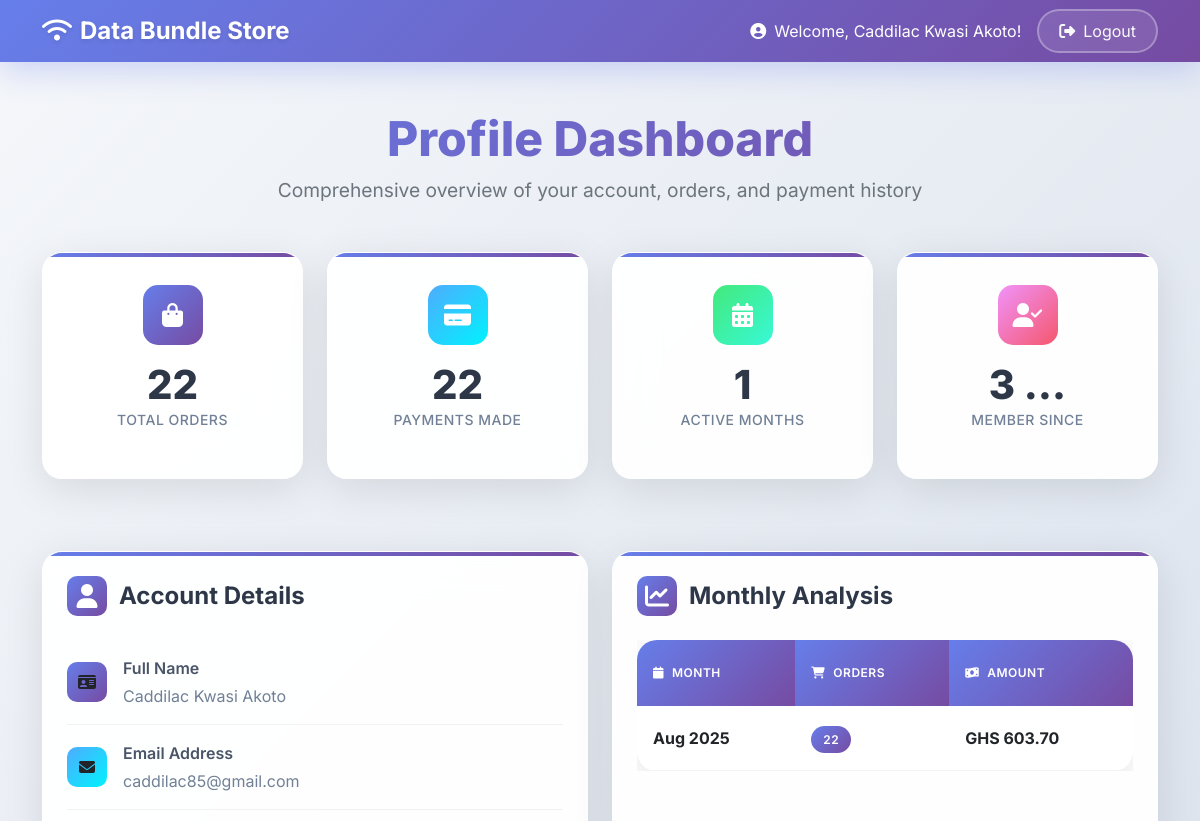
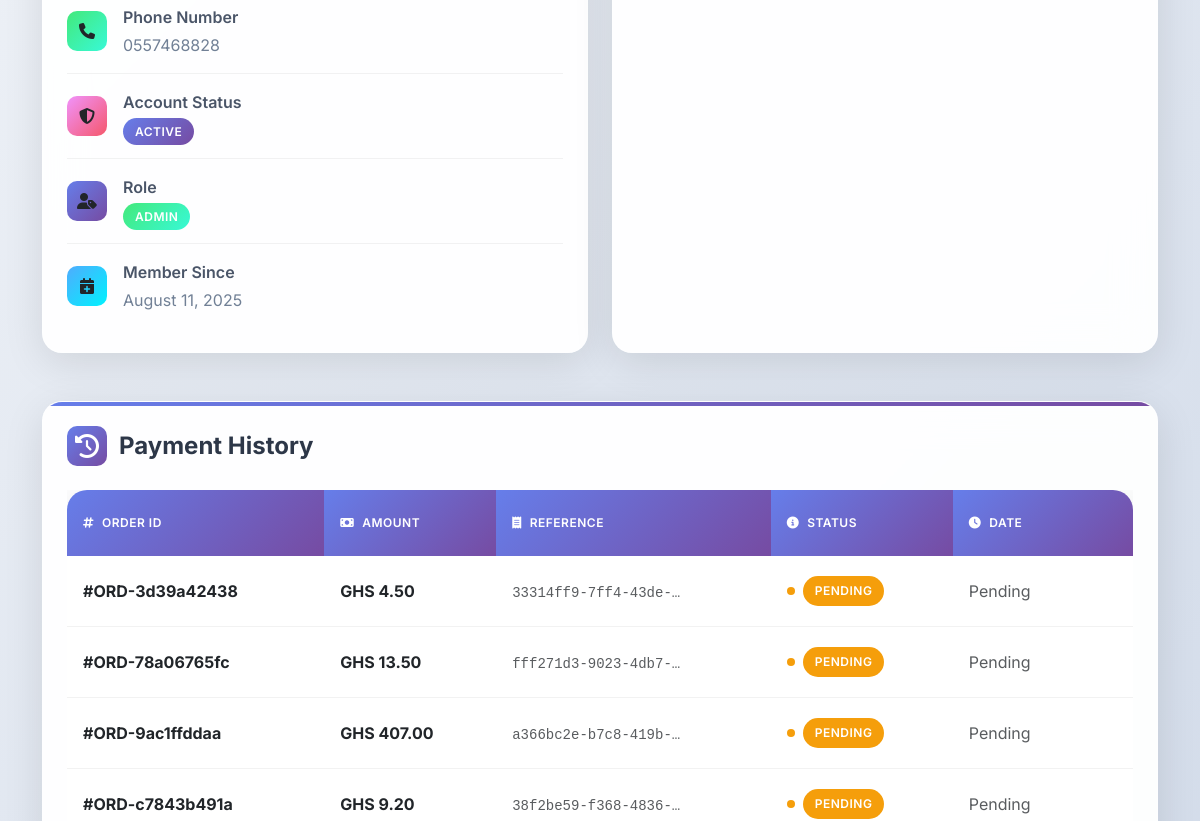
The page /users/profile/ (signed in, upper part) on the database as committed earlier (2 pictures, top to bottom).
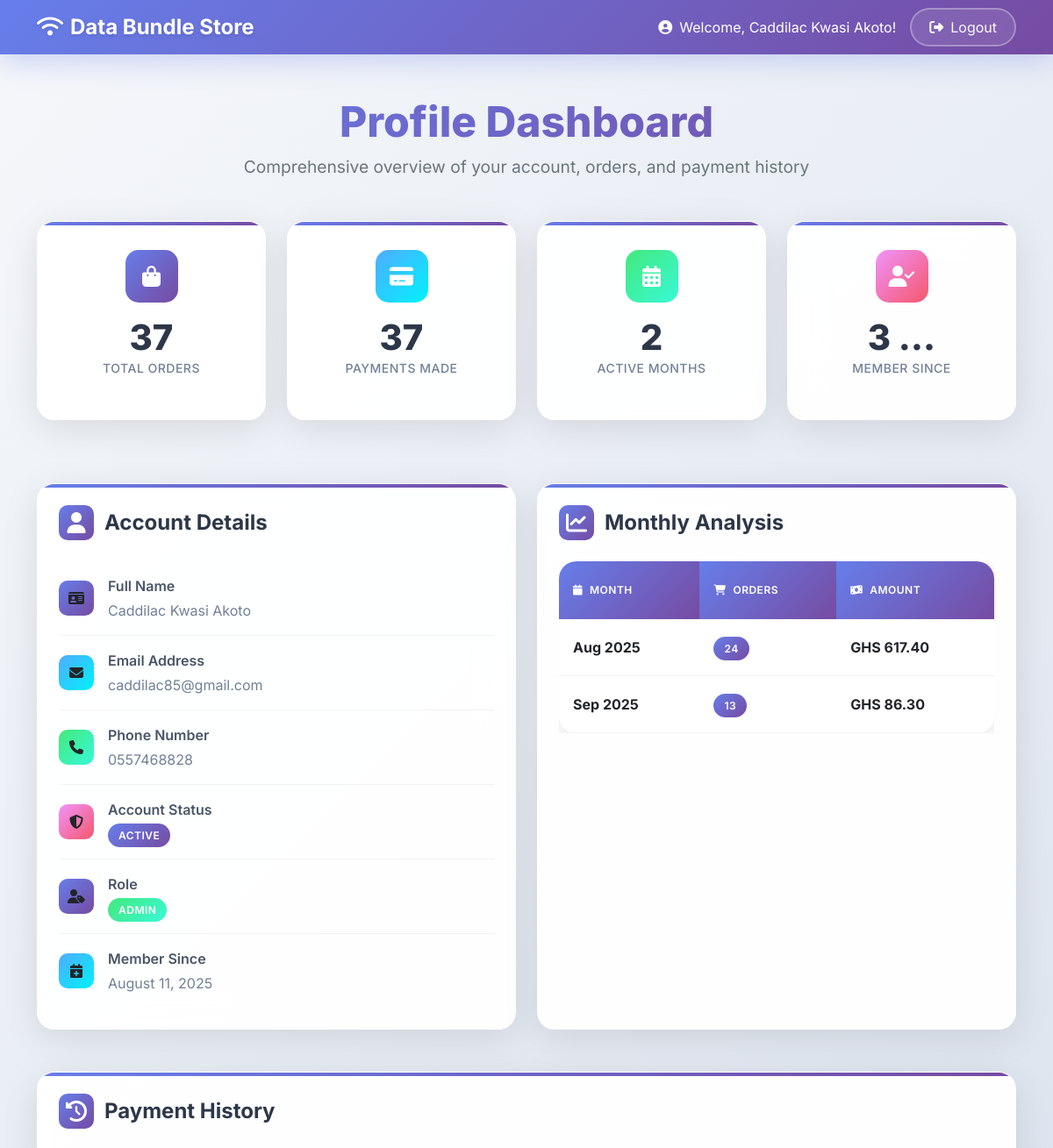
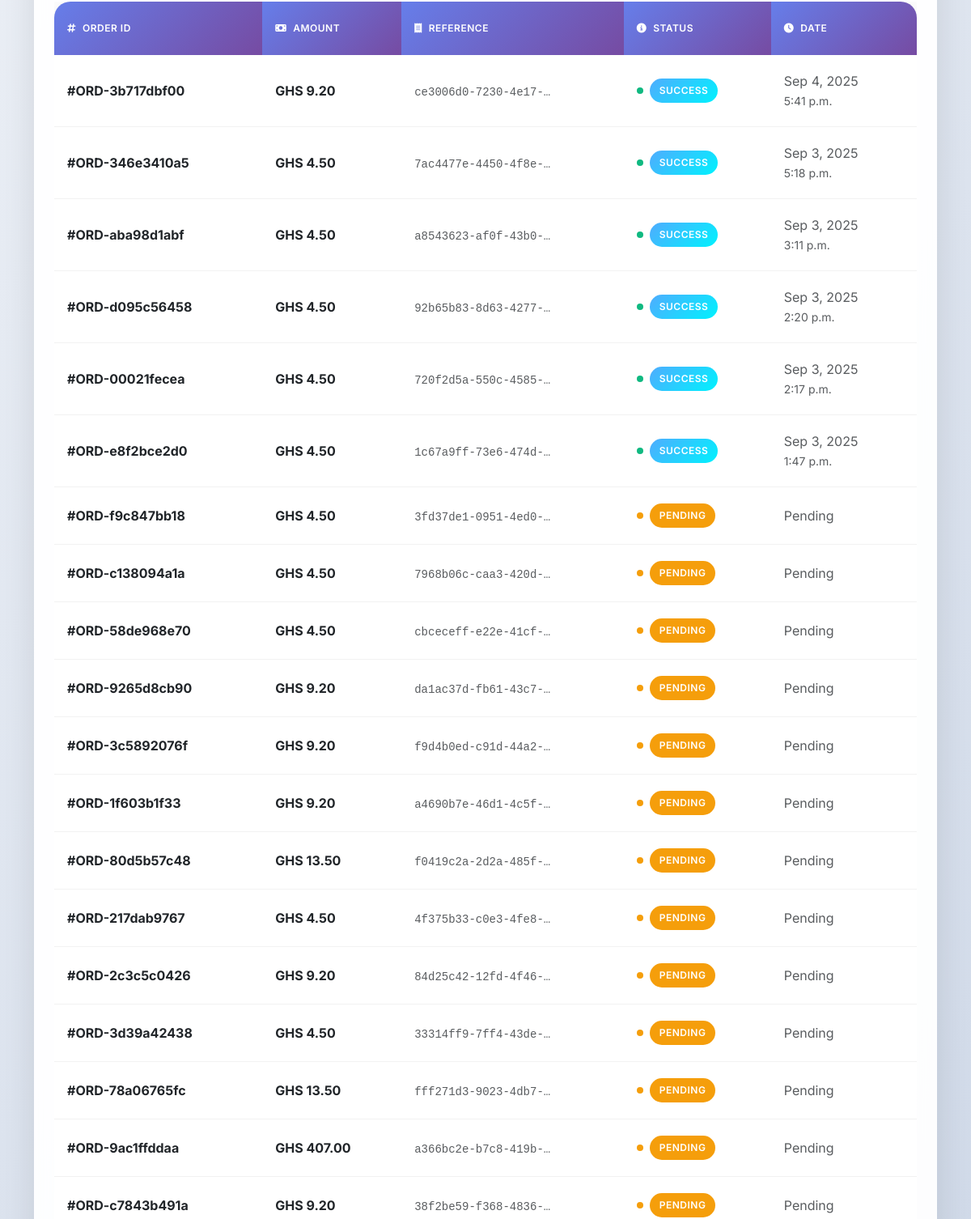
The same page on the database as committed later (2 pictures, top to bottom).
### authentication/models.py (models this page shows, shortened)
class Payment(models.Model):
    id = models.CharField(primary_key=True, unique=True, max_length=20, default=generate_payment_id, editable=False)
    PAYMENT_STATUS = [
        ('pending', 'Pending'),
        ('success', 'Success'),
        ('failed', 'Failed'),
        ('refunded', 'Refunded'),
        ('cancelled', 'Cancelled'),
    ]
    order = models.OneToOneField(DataBundleOrder, on_delete=models.PROTECT, related_name="payment")
    amount = models.DecimalField(max_digits=10, decimal_places=2)
    reference = models.CharField(max_length=100, unique=True)
    status = models.CharField(max_length=20, choices=PAYMENT_STATUS, default='pending')
    paid_at = models.DateTimeField(blank=True, null=True)
    ip_address = models.GenericIPAddressField(null=True, blank=True)
    user_agent = models.TextField(blank=True,null=True)
    created_at = models.DateTimeField(auto_now_add=True)
    updated_at = models.DateTimeField(auto_now=True)
    class Meta:
        indexes = [
            models.Index(fields=['reference']),
            models.Index(fields=['status']),
            models.Index(fields=['created_at']),
        ]

class DataBundleOrder(models.Model):
    id = models.CharField(primary_key=True,unique=True, max_length=20, default=generate_order_id, editable=False)
    STATUS_CHOICES = [
        ('pending', 'Pending'),
        ('processing', 'Processing'),
        ('completed', 'Completed'),
        ('failed', 'Failed'),
        ('cancelled', 'Cancelled'),
    ]
    user = models.ForeignKey(settings.AUTH_USER_MODEL, on_delete=models.PROTECT)
    telco = models.ForeignKey(Telco, on_delete=models.PROTECT)
    bundle = models.ForeignKey(Bundle, on_delete=models.PROTECT)
    phone_number = models.CharField(max_length=15)
    status = models.CharField(max_length=20, choices=STATUS_CHOICES, default='pending')
    provider_order_id = models.CharField(max_length=100, blank=True, null=True)
    provider_status = models.CharField(max_length=20, blank=True, null=True)
    ip_address = models.GenericIPAddressField(null=True, blank=True)
    user_agent = models.TextField(blank=True)
    created_at = models.DateTimeField(auto_now_add=True)
    updated_at = models.DateTimeField(auto_now=True)
    class Meta:
        ordering = ['-created_at']
        indexes = [
            models.Index(fields=['user', 'status']),
            models.Index(fields=['status', 'created_at']),
            models.Index(fields=['phone_number']),
        ]

### authentication/views.py (the view)
# urls.py: path('users/profile/', UserProfileView.as_view(), name='user_profile'),
class UserProfileView(LoginRequiredMixin, View):
    def get(self, request):
        user = request.user
        user_orders = DataBundleOrder.objects.filter(user=user).order_by('-created_at')
        user_payments = Payment.objects.filter(order__user=user).order_by('-created_at')
        monthly_orders = user_orders.annotate(
            month=TruncMonth('created_at')
        ).values('month').annotate(
            count=Count('id'),
            total_price=Sum('bundle__price')
        ).order_by('month')
        user_role = user.get_role_display()
        account_status = user.get_account_status_display()
        context = {
            'user': user,
            'account_status': account_status,
            'user_role': user_role,
            'user_orders': user_orders,
            'monthly_orders': monthly_orders,
            'user_payments': user_payments,
        }
        return render(request, 'authentication/profiles/user_profile.html', context)

### templates/authentication/profiles/user_profile.html (shortened to what the changed rows need)
<!DOCTYPE html>
<html lang="en">
<head>
    <link href="https://cdn.jsdelivr.net/npm/bootstrap@5.3.0/dist/css/bootstrap.min.css" rel="stylesheet">
    <link href="https://cdnjs.cloudflare.com/ajax/libs/font-awesome/6.4.0/css/all.min.css" rel="stylesheet">
</head>
<body>
<div class="container mt-4">
    <div class="dashboard-header animate-fade-in">
        <h1 class="dashboard-title">Profile Dashboard</h1>
    </div>
    <div class="row mb-5">
        <div class="col-md-3 col-sm-6 mb-4">
            <div class="modern-card stat-card animate-fade-in">
                <div class="card-icon icon-primary mx-auto">
                    <i class="fas fa-shopping-bag"></i>
                </div>
                <h3 class="stat-number">{{ user_orders.count }}</h3>
                <p class="stat-label">Total Orders</p>
            </div>
        </div>
        <div class="col-md-3 col-sm-6 mb-4">
            <div class="modern-card stat-card animate-fade-in" style="animation-delay: 0.1s">
                <div class="card-icon icon-success mx-auto">
                    <i class="fas fa-credit-card"></i>
                </div>
                <h3 class="stat-number">{{ user_payments.count }}</h3>
                <p class="stat-label">Payments Made</p>
            </div>
        </div>
        <div class="col-md-3 col-sm-6 mb-4">
            <div class="modern-card stat-card animate-fade-in" style="animation-delay: 0.2s">
                <div class="card-icon icon-warning mx-auto">
                    <i class="fas fa-calendar-alt"></i>
                </div>
                <h3 class="stat-number">{{ monthly_orders.count }}</h3>
                <p class="stat-label">Active Months</p>
            </div>
        </div>
    </div>
    <div class="row">
        <div class="col-lg-6 mb-4">
            <div class="modern-card h-100 animate-fade-in" style="animation-delay: 0.5s">
                <div class="card-body p-4">
                    {% if monthly_orders %}
                        <div class="table-responsive">
                            <table class="table table-hover modern-table mb-0">
                                <thead>
                                    <tr>
                                        <th><i class="fas fa-calendar me-2"></i>Month</th>
                                        <th><i class="fas fa-shopping-cart me-2"></i>Orders</th>
                                        <th><i class="fas fa-money-bill-wave me-2"></i>Amount</th>
                                    </tr>
                                </thead>
                                <tbody>
                                    {% for month_data in monthly_orders %}
                                        <tr>
                                            <td>
                                                <strong>{{ month_data.month|date:"M Y" }}</strong>
                                            </td>
                                            <td>
                                                <span class="modern-badge badge-primary">{{ month_data.count }}</span>
                                            </td>
                                            <td>
                                                <strong>GHS {{ month_data.total_price|floatformat:2 }}</strong>
                                            </td>
                                        </tr>
                                    {% endfor %}
                                </tbody>
                            </table>
                        </div>
                    {% endif %}
                </div>
            </div>
        </div>
    </div>
    <div class="row mt-4">
        <div class="col-12">
            <div class="modern-card animate-fade-in" style="animation-delay: 0.6s">
                <div class="card-body p-4">
                    {% if user_payments %}
                        <div class="table-responsive">
                            <table class="table table-hover modern-table mb-0">
                                <thead>
                                    <tr>
                                        <th><i class="fas fa-hashtag me-2"></i>Order ID</th>
                                        <th><i class="fas fa-money-bill me-2"></i>Amount</th>
                                        <th><i class="fas fa-receipt me-2"></i>Reference</th>
                                        <th><i class="fas fa-info-circle me-2"></i>Status</th>
                                        <th><i class="fas fa-clock me-2"></i>Date</th>
                                    </tr>
                                </thead>
                                <tbody>
                                    {% for payment in user_payments %}
                                    <tr>
                                        <td>
                                            <strong>#{{ payment.order.id }}</strong>
                                        </td>
                                        <td>
                                            <strong>GHS {{ payment.amount|floatformat:2 }}</strong>
                                        </td>
                                        <td>
                                            <code class="text-muted">{{ payment.reference|truncatechars:20 }}</code>
                                        </td>
                                        <td>
                                            {% if payment.status == 'success' %}
                                                <div class="status-indicator status-success">
                                                    <div class="status-dot"></div>
                                                    <span class="modern-badge badge-success">{{ payment.get_status_display }}</span>
                                                </div>
                                            {% elif payment.status == 'failed' %}
                                                <div class="status-indicator status-danger">
                                                    <div class="status-dot"></div>
                                                    <span class="modern-badge" style="background: #ef4444; color: white;">{{ payment.get_status_display }}</span>
                                                </div>
                                            {% else %}
                                                <div class="status-indicator status-warning">
                                                    <div class="status-dot"></div>
                                                    <span class="modern-badge" style="background: #f59e0b; color: white;">{{ payment.get_status_display }}</span>
                                                </div>
                                            {% endif %}
                                        </td>
                                        <td>
                                            <span class="text-muted">{{ payment.paid_at|date:"M j, Y"|default:"Pending" }}</span>
                                            {% if payment.paid_at %}
                                                <br><small class="text-muted">{{ payment.paid_at|date:"P" }}</small>
                                            {% endif %}
                                        </td>
                                    </tr>
                                    {% endfor %}
                                </tbody>
                            </table>
                        </div>
                    {% endif %}
                </div>
            </div>
        </div>
    </div>
</div>
</body>
</html>

Rows that differ between the two databases and show on the page:
added Payment: order.id "ORD-3b717dbf00", amount "9.20", reference "ce3006d0-7230-4e17-…", status "SUCCESS", paid_at "Sep 4, 2025", paid_at "5:41 p.m."
added Payment: order.id "ORD-346e3410a5", amount "4.50", reference "7ac4477e-4450-4f8e-…", status "SUCCESS", paid_at "Sep 3, 2025", paid_at "5:18 p.m."
added Payment: order.id "ORD-aba98d1abf", amount "4.50", reference "a8543623-af0f-43b0-…", status "SUCCESS", paid_at "Sep 3, 2025", paid_at "3:11 p.m."
added Payment: order.id "ORD-d095c56458", amount "4.50", reference "92b65b83-8d63-4277-…", status "SUCCESS", paid_at "Sep 3, 2025", paid_at "2:20 p.m."
added Payment: order.id "ORD-00021fecea", amount "4.50", reference "720f2d5a-550c-4585-…", status "SUCCESS", paid_at "Sep 3, 2025", paid_at "2:17 p.m."
added Payment: order.id "ORD-e8f2bce2d0", amount "4.50", reference "1c67a9ff-73e6-474d-…", status "SUCCESS", paid_at "Sep 3, 2025", paid_at "1:47 p.m."
added Payment: order.id "ORD-f9c847bb18", amount "4.50", reference "3fd37de1-0951-4ed0-…", status "PENDING", paid_at "Pending"
added Payment: order.id "ORD-c138094a1a", amount "4.50", reference "7968b06c-caa3-420d-…", status "PENDING", paid_at "Pending"
added Payment: order.id "ORD-58de968e70", amount "4.50", reference "cbceceff-e22e-41cf-…", status "PENDING", paid_at "Pending"
added Payment: order.id "ORD-9265d8cb90", amount "9.20", reference "da1ac37d-fb61-43c7-…", status "PENDING", paid_at "Pending"
added Payment: order.id "ORD-3c5892076f", amount "9.20", reference "f9d4b0ed-c91d-44a2-…", status "PENDING", paid_at "Pending"
added Payment: order.id "ORD-1f603b1f33", amount "9.20", reference "a4690b7e-46d1-4c5f-…", status "PENDING", paid_at "Pending"
added Payment: order.id "ORD-80d5b57c48", amount "13.50", reference "f0419c2a-2d2a-485f-…", status "PENDING", paid_at "Pending"
added Payment: order.id "ORD-217dab9767", amount "4.50", reference "4f375b33-c0e3-4fe8-…", status "PENDING", paid_at "Pending"
added Payment: order.id "ORD-2c3c5c0426", amount "9.20", reference "84d25c42-12fd-4f46-…", status "PENDING", paid_at "Pending"
Other text that changed with them:
{{ user_orders.count }}: "22" → "37"
{{ user_payments.count }}: "22" → "37"
{{ monthly_orders.count }}: "1" → "2"
new list line: "Aug 2025 24 GHS 617.40"
new list line: "Sep 2025 13 GHS 86.30"
list line gone: "Aug 2025 22 GHS 603.70"
